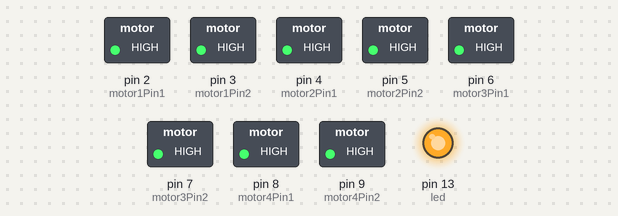
Recording of a sketch running on a simulated Arduino Uno, built with avr-gcc and run on an emulated ATmega328P. Parts: switched loads named in the sketch (green lamp = pin HIGH), output pins drawn as LEDs (lit = HIGH).

Above: at 0.1 s.
Timing chart, 0 to 1.6 s (numbered marks = the images above):
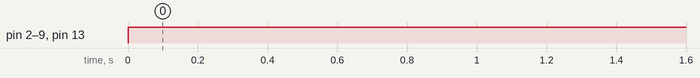

The sketch:

blue_arm1.ino
```cpp
int motor1Pin1 = 2; // pin 2 on L293D IC
int motor1Pin2 = 3; // pin 7 on L293D IC

int motor2Pin1 = 4; // pin 10 on L293D IC
int motor2Pin2 = 5; // pin 15 on L293D IC

int motor3Pin1 = 6;
int motor3Pin2 = 7;

int motor4Pin1 = 8;
int motor4Pin2 = 9;

int led = 13;
int state;
int flag=0;        //makes sure that the serial only prints once the state
int stateStop=0;
void setup() {

    pinMode(motor1Pin1, OUTPUT);
    pinMode(motor1Pin2, OUTPUT);

    pinMode(motor2Pin1, OUTPUT);
    pinMode(motor2Pin2, OUTPUT);

    pinMode(motor3Pin1, OUTPUT);
    pinMode(motor3Pin2, OUTPUT);

    pinMode(motor4Pin1, OUTPUT);
    pinMode(motor4Pin2, OUTPUT);

    Serial.begin(9600);
     pinMode(led, OUTPUT);
}

void loop() {
  digitalWrite(led, HIGH);
  digitalWrite(motor1Pin1, HIGH);
  digitalWrite(motor1Pin2, HIGH);
  digitalWrite(motor2Pin1, HIGH);
  digitalWrite(motor2Pin2, HIGH);
  digitalWrite(motor3Pin1, HIGH);
  digitalWrite(motor3Pin2, HIGH);
  digitalWrite(motor4Pin1, HIGH);
  digitalWrite(motor4Pin2, HIGH);

}
```

Measured:
- by itself, pin 2 (motor1Pin1), pin 3 (motor1Pin2), pin 4 (motor2Pin1), pin 5 (motor2Pin2), pin 6 (motor3Pin1), pin 7 (motor3Pin2), pin 8 (motor4Pin1), pin 9 (motor4Pin2), pin 13 (led): LOW → HIGH at 0.00 s
